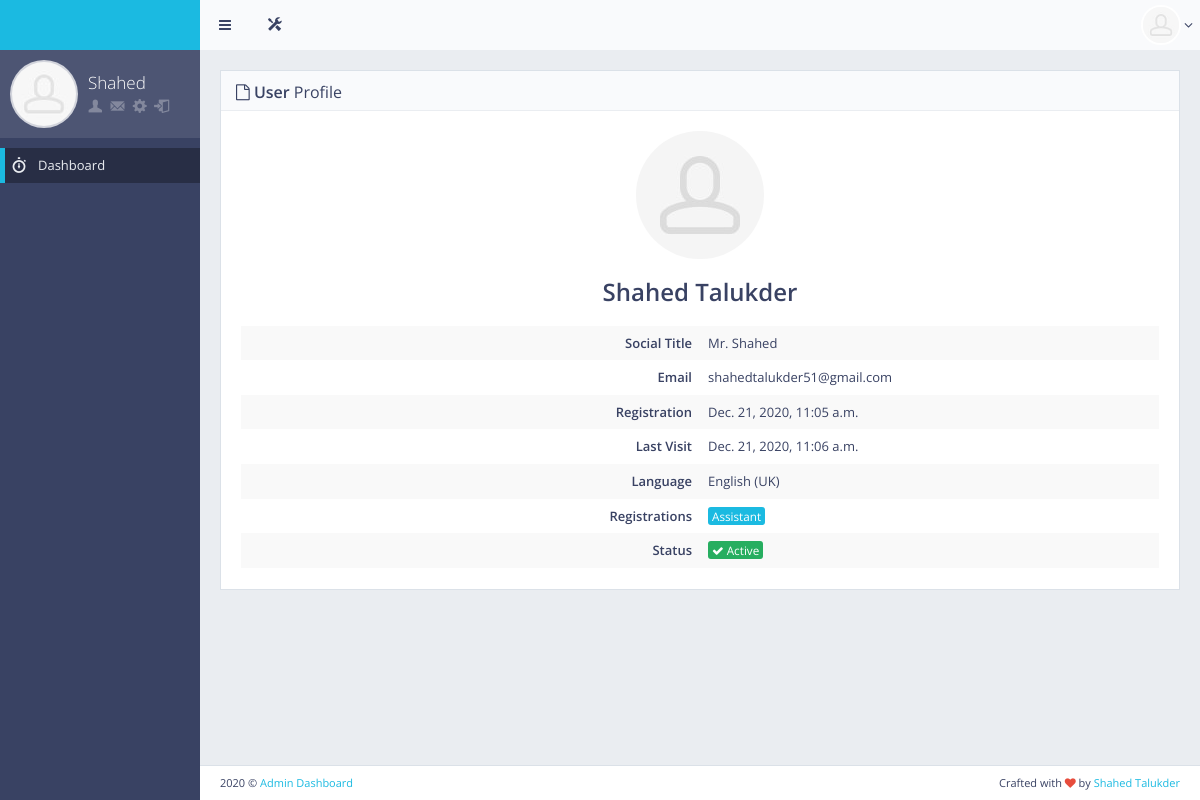
/profile/ (signed in), run on an earlier commit of the app's database.
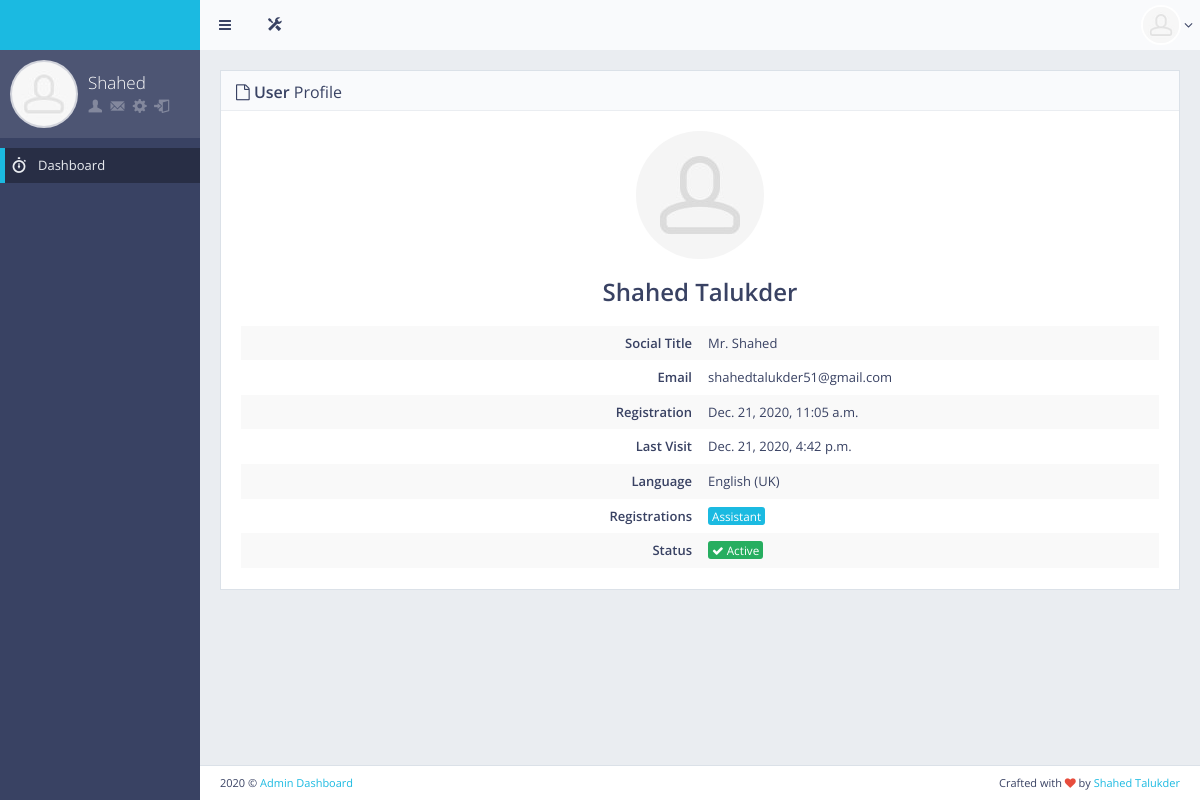
And on a later commit of the database.
### main/models.py (models this page shows, shortened)
class User(AbstractUser):
    is_patient = models.BooleanField(default=False)
    is_doctor = models.BooleanField(default=False)
    is_nurse = models.BooleanField(default=False)
    is_assistant = models.BooleanField(default=False)
    is_admin = models.BooleanField(default=False)
    is_registered = models.BooleanField(default=False)

### frontend/views.py (the view)
# urls.py: path('profile/', views.user_profile, name="user_profile"),
def user_profile(request):
    if request.user.is_authenticated:
        return render(request, 'front/user_profile.html',{"title":"User Profile"})
    else:
        return redirect('/login')

### frontend/templates/front/user_profile.html (shortened to what this page needs)
{%extends 'front/base.html'%}
{%load static%}
{%block main_content%}
<div id="page-content" style="min-height: 1189px;">
    <div class="row">
        <div class="col-lg-12">
            <div class="block">
                <div class="block-title">
                    <h2><i class="fa fa-file-o"></i> <strong>User</strong> Profile</h2>
                </div>
                <div class="block-section text-center">
                    <a href="javascript:void(0)">
                        <img src="{%static 'front/'%}img/placeholders/avatars/avatar4@2x.jpg" alt="avatar" class="img-circle">
                    </a>
                    <h3>
                        <strong>{{user.first_name | title}} {{user.last_name | title}}</strong><br><small></small>
                    </h3>
                </div>
                <table class="table table-borderless table-striped table-vcenter">
                    <tbody>
                        <tr>
                            <td class="text-right" style="width: 50%;"><strong>Social Title</strong></td>
                            <td>Mr. {{user.first_name}}</td>
                        </tr>
                        <tr>
                            <td class="text-right"><strong>Email</strong></td>
                            <td>{{user.email}}</td>
                        </tr>
                        <tr>
                            <td class="text-right"><strong>Registration</strong></td>
                            <td>{{user.date_joined}}</td>
                        </tr>
                        <tr>
                            <td class="text-right"><strong>Last Visit</strong></td>
                            <td>{{user.last_login}}</td>
                        </tr>
                        <tr>
                            <td class="text-right"><strong>Language</strong></td>
                            <td>English (UK)</td>
                        </tr>
                        <tr>
                            <td class="text-right"><strong>Registrations</strong></td>
                            {%if user.is_superuser%}
                            <td><span class="label label-primary">Admin</span></td>
                            {%elif user.is_doctor%}
                            <td><span class="label label-primary">Doctor</span></td>
                            {%elif user.is_nurse%}
                            <td><span class="label label-primary">Nurse</span></td>
                            {%else%}
                            <td><span class="label label-primary">Assistant</span></td>
                            {%endif%}
                        </tr>
                        <tr>
                            <td class="text-right"><strong>Status</strong></td>
                            {%if user.is_active%}
                            <td><span class="label label-success"><i class="fa fa-check"></i> Active</span></td>
                            {%else%}
                            <td><span class="label label-danger"><i class="fa fa-check"></i>Not Active</span></td>
                            {%endif%}
                        </tr>
                    </tbody>
                </table>
            </div>
        </div>
    </div>
</div>
{%endblock main_content%}

### frontend/templates/front/base.html (shortened to what this page needs)
<!DOCTYPE html> {%load static%}
<html class="no-js" lang="en">
<head>
    <link rel="stylesheet" href="{% static 'front/' %}css/bootstrap.min.css">
    <link rel="stylesheet" href="{% static 'front/' %}css/plugins.css">
    <link rel="stylesheet" href="{% static 'front/' %}css/main.css">
    <link rel="stylesheet" href="{% static 'front/' %}css/themes.css">
</head>
<body>
    <div id="page-wrapper">
        <div id="page-container" class="sidebar-partial sidebar-visible-lg sidebar-no-animations">
            <div id="sidebar">
                <div id="sidebar-scroll">
                    <div class="sidebar-content">
                        <a href="/" class="sidebar-brand">
                        </a>
                        <div class="sidebar-section sidebar-user clearfix sidebar-nav-mini-hide">
                            <div class="sidebar-user-avatar">
                                <a href="/profile">
                                    <img src="{% static 'front/' %}img/placeholders/avatars/avatar2.jpg" alt="avatar">
                                </a>
                            </div>
                            <div class="sidebar-user-name">{{user.first_name | title}}</div>
                            <div class="sidebar-user-links">
                                <a href="/profile" data-toggle="tooltip" data-placement="bottom" title="Profile"><i class="gi gi-user"></i></a>
                                <a href="/" data-toggle="tooltip" data-placement="bottom" title="Report"><i class="gi gi-envelope"></i></a>
                                <a href="/" class="enable-tooltip" data-placement="bottom" title="Edit Profile"><i class="gi gi-cogwheel"></i></a>
                                <a href="/logout" data-toggle="tooltip" data-placement="bottom" title="Logout"><i class="gi gi-exit"></i></a>
                            </div>
                        </div>
                        <ul class="sidebar-nav">
                            <li>
                                <a href="/" class=" active"><i class="gi gi-stopwatch sidebar-nav-icon"></i><span class="sidebar-nav-mini-hide">Dashboard</span></a>
                            </li>
                        </ul>
                    </div>
                </div>
            </div>
            <div id="main-container">
                <header class="navbar navbar-default">
                    <ul class="nav navbar-nav-custom">
                        <li>
                            <a href="javascript:void(0)" onclick="App.sidebar('toggle-sidebar');this.blur();">
                                <i class="fa fa-bars fa-fw"></i>
                            </a>
                        </li>
                        <li class="dropdown">
                            <a href="javascript:void(0)" class="dropdown-toggle" data-toggle="dropdown">
                                <i class="gi gi-settings"></i>
                            </a>
                        </li>
                    </ul>
                    <ul class="nav navbar-nav-custom pull-right">
                        <li class="dropdown">
                            <a href="javascript:void(0)" class="dropdown-toggle" data-toggle="dropdown">
                                <img src="{% static 'front/' %}img/placeholders/avatars/avatar2.jpg" alt="avatar"> <i class="fa fa-angle-down"></i>
                            </a>
                        </li>
                    </ul>
                </header>
                {%block main_content%}{%endblock main_content%}
                <footer class="clearfix">
                    <div class="pull-right">
                        Crafted with <i class="fa fa-heart text-danger"></i> by <a href="http://facebook.com/shahed.talukder32" target="_blank">Shahed Talukder</a>
                    </div>
                    <div class="pull-left">
                        <span><script>document.write(new Date().getFullYear())</script></span> &copy; <a href="#" target="_blank">Admin Dashboard</a>
                    </div>
                </footer>
            </div>
        </div>
    </div>
</body>
</html>

What changed in the data, as far as the page shows it:
changed User "Shahed": last_login "Dec. 21, 2020, 11:06 a.m." → "Dec. 21, 2020, 4:42 p.m."
